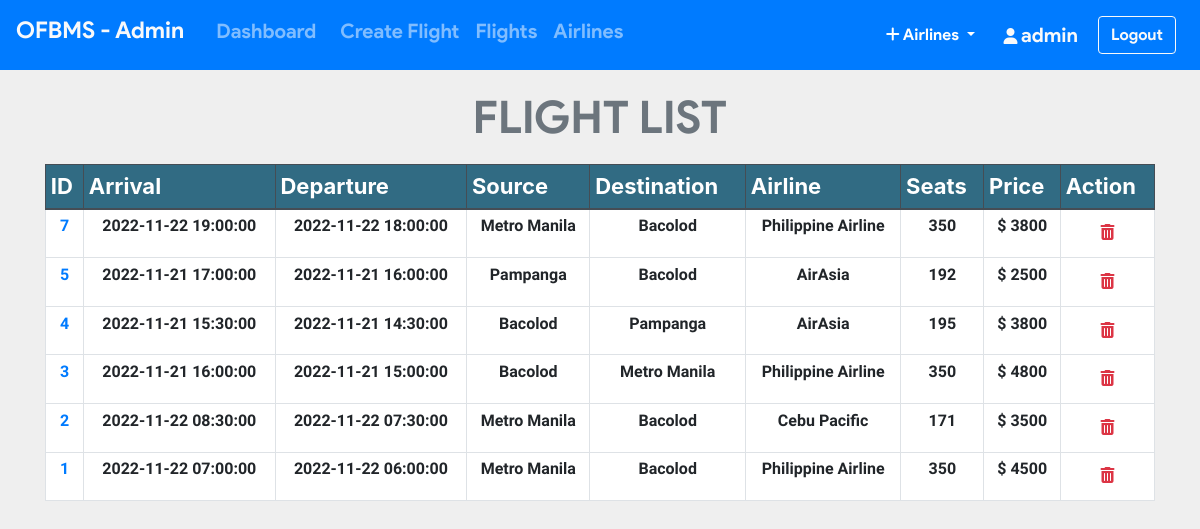
Page /admin/all_flights.php (signed in) on the earlier database version.
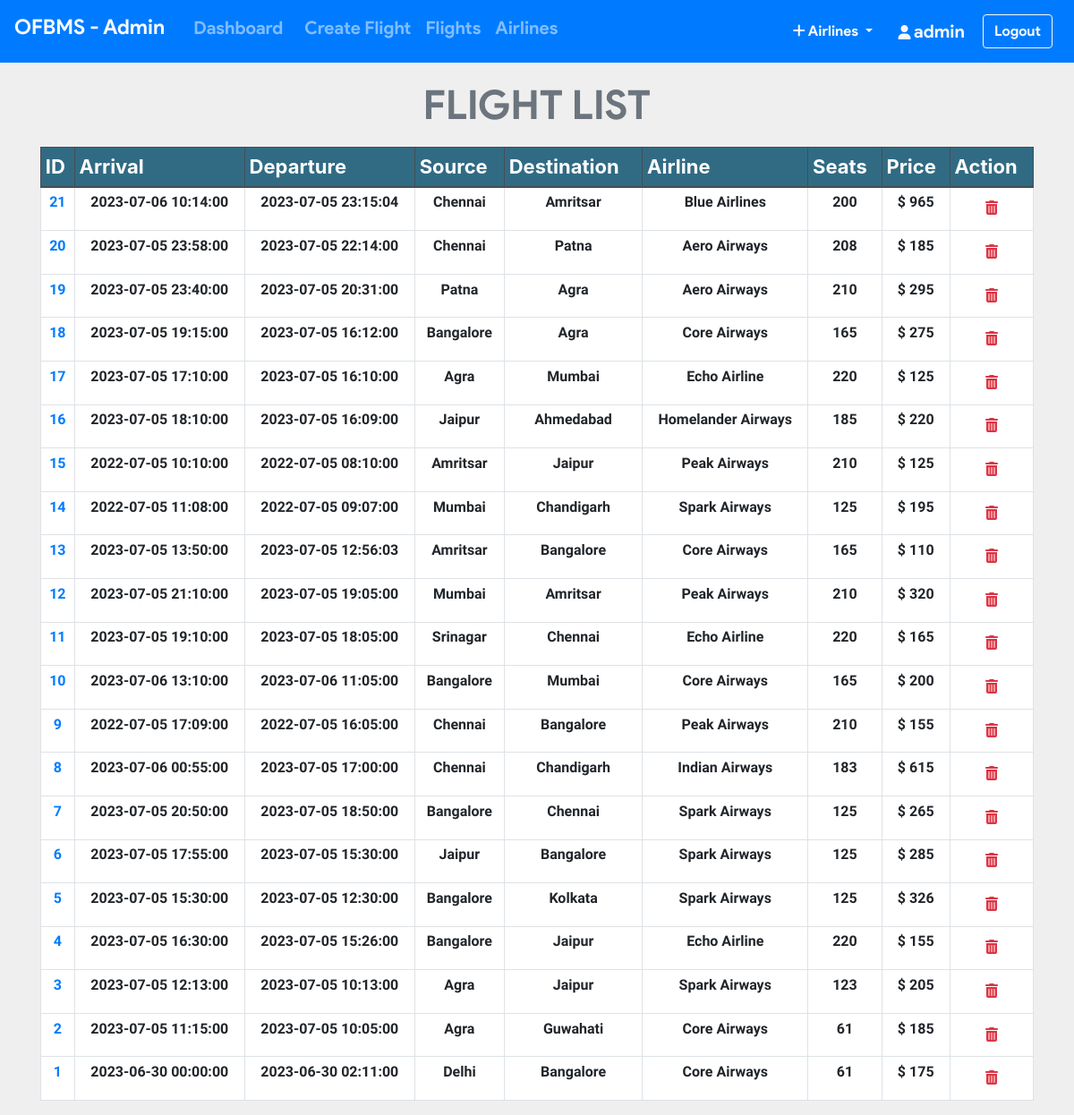
Same page on the later database version.
### tables this page shows
CREATE TABLE `flight` (
  `flight_id` int(11) NOT NULL,
  `admin_id` int(11) NOT NULL,
  `arrivale` datetime NOT NULL,
  `departure` datetime NOT NULL,
  `Destination` varchar(20) NOT NULL,
  `source` varchar(20) NOT NULL,
  `airline` varchar(20) NOT NULL,
  `Seats` varchar(110) NOT NULL,
  `duration` varchar(20) NOT NULL,
  `Price` int(11) NOT NULL,
  `status` varchar(6) DEFAULT NULL,
  `issue` varchar(50) DEFAULT NULL,
  `last_seat` varchar(5) DEFAULT '',
  `bus_seats` int(11) DEFAULT 20,
  `last_bus_seat` varchar(5) DEFAULT ''
);

### admin/all_flights.php (the view, shortened to what this page needs)
<?php include_once 'header.php'; ?>
<?php include_once 'footer.php';
require '../helpers/init_conn_db.php';?>
    <main>
        <?php if(isset($_SESSION['adminId'])) { ?>
          <div class="container-md mt-2">
            <h1 class="display-4 text-center text-secondary"
              >FLIGHT LIST</h1>
            <table class="table table-sm table-bordered">
              <thead class="thead-dark">
                <tr>
                  <th scope="col">ID</th>
                  <th scope="col">Arrival</th>
                  <th scope="col">Departure</th>
                  <th scope="col">Source</th>
                  <th scope="col">Destination</th>
                  <th scope="col">Airline</th>
                  <th scope="col">Seats</th>
                  <th scope="col">Price</th>
                  <th scope="col">Action</th>
                </tr>
              </thead>
              <tbody>
                <?php
                $sql = 'SELECT * FROM Flight ORDER BY flight_id DESC';
                $stmt = mysqli_stmt_init($conn);
                mysqli_stmt_prepare($stmt,$sql);
                mysqli_stmt_execute($stmt);
                $result = mysqli_stmt_get_result($stmt);
                while ($row = mysqli_fetch_assoc($result)) {
                  echo "
                  <tr class='text-center'>
                    <td scope='row'>
                      <a href='pass_list.php?flight_id=".$row['flight_id']."'>
                      ".$row['flight_id']." </a> </td>
                    <td>".$row['arrivale']."</td>
                    <td>".$row['departure']."</td>
                    <td>".$row['source']."</td>
                    <td>".$row['Destination']."</td>
                    <td>".$row['airline']."</td>
                    <td>".$row['Seats']."</td>
                    <td>$ ".$row['Price']."</td>
                    <td>
                    <form action='all_flights.php' method='post'>
                      <input name='flight_id' type='hidden' value=".$row['flight_id'].">
                      <button  class='btn' type='submit' name='del_flight'>
                      <i class='text-danger fa fa-trash'></i></button>
                    </form>
                    </td>
                  </tr>
                  ";
                }
                ?>
              </tbody>
            </table>
          </div>
        <?php } ?>
    </main>

Differences in the rows shown:
added flight: flight_id "21", arrivale "2023-07-06 10:14:00", departure "2023-07-05 23:15:04", source "Chennai", Destination "Amritsar", airline "Blue Airlines", Seats "200", Price "965"
added flight: flight_id "20", arrivale "2023-07-05 23:58:00", departure "2023-07-05 22:14:00", source "Chennai", Destination "Patna", airline "Aero Airways", Seats "208", Price "185"
added flight: flight_id "19", arrivale "2023-07-05 23:40:00", departure "2023-07-05 20:31:00", source "Patna", Destination "Agra", airline "Aero Airways", Seats "210", Price "295"
added flight: flight_id "18", arrivale "2023-07-05 19:15:00", departure "2023-07-05 16:12:00", source "Bangalore", Destination "Agra", airline "Core Airways", Seats "165", Price "275"
added flight: flight_id "17", arrivale "2023-07-05 17:10:00", departure "2023-07-05 16:10:00", source "Agra", Destination "Mumbai", airline "Echo Airline", Seats "220", Price "125"
added flight: flight_id "16", arrivale "2023-07-05 18:10:00", departure "2023-07-05 16:09:00", source "Jaipur", Destination "Ahmedabad", airline "Homelander Airways", Seats "185", Price "220"
added flight: flight_id "15", arrivale "2022-07-05 10:10:00", departure "2022-07-05 08:10:00", source "Amritsar", Destination "Jaipur", airline "Peak Airways", Seats "210", Price "125"
added flight: flight_id "14", arrivale "2022-07-05 11:08:00", departure "2022-07-05 09:07:00", source "Mumbai", Destination "Chandigarh", airline "Spark Airways", Seats "125", Price "195"
added flight: flight_id "13", arrivale "2023-07-05 13:50:00", departure "2023-07-05 12:56:03", source "Amritsar", Destination "Bangalore", airline "Core Airways", Seats "165", Price "110"
added flight: flight_id "12", arrivale "2023-07-05 21:10:00", departure "2023-07-05 19:05:00", source "Mumbai", Destination "Amritsar", airline "Peak Airways", Seats "210", Price "320"
added flight: flight_id "11", arrivale "2023-07-05 19:10:00", departure "2023-07-05 18:05:00", source "Srinagar", Destination "Chennai", airline "Echo Airline", Seats "220", Price "165"
added flight: flight_id "10", arrivale "2023-07-06 13:10:00", departure "2023-07-06 11:05:00", source "Bangalore", Destination "Mumbai", airline "Core Airways", Seats "165", Price "200"
added flight: flight_id "9", arrivale "2022-07-05 17:09:00", departure "2022-07-05 16:05:00", source "Chennai", Destination "Bangalore", airline "Peak Airways", Seats "210", Price "155"
added flight: flight_id "8", arrivale "2023-07-06 00:55:00", departure "2023-07-05 17:00:00", source "Chennai", Destination "Chandigarh", airline "Indian Airways", Seats "183", Price "615"
changed flight id 7: arrivale "2022-11-22 19:00:00" → "2023-07-05 20:50:00"; departure "2022-11-22 18:00:00" → "2023-07-05 18:50:00"; source "Metro Manila" → "Bangalore"; Destination "Bacolod" → "Chennai"; airline "Philippine Airline" → "Spark Airways"; Seats "350" → "125"; Price "3800" → "265"
added flight: flight_id "6", arrivale "2023-07-05 17:55:00", departure "2023-07-05 15:30:00", source "Jaipur", Destination "Bangalore", airline "Spark Airways", Seats "125", Price "285"
changed flight id 5: arrivale "2022-11-21 17:00:00" → "2023-07-05 15:30:00"; departure "2022-11-21 16:00:00" → "2023-07-05 12:30:00"; source "Pampanga" → "Bangalore"; Destination "Bacolod" → "Kolkata"; airline "AirAsia" → "Spark Airways"; Seats "192" → "125"; Price "2500" → "326"
changed flight id 4: arrivale "2022-11-21 15:30:00" → "2023-07-05 16:30:00"; departure "2022-11-21 14:30:00" → "2023-07-05 15:26:00"; source "Bacolod" → "Bangalore"; Destination "Pampanga" → "Jaipur"; airline "AirAsia" → "Echo Airline"; Seats "195" → "220"; Price "3800" → "155"
changed flight id 3: arrivale "2022-11-21 16:00:00" → "2023-07-05 12:13:00"; departure "2022-11-21 15:00:00" → "2023-07-05 10:13:00"; source "Bacolod" → "Agra"; Destination "Metro Manila" → "Jaipur"; airline "Philippine Airline" → "Spark Airways"; Seats "350" → "123"; Price "4800" → "205"
changed flight id 2: arrivale "2022-11-22 08:30:00" → "2023-07-05 11:15:00"; departure "2022-11-22 07:30:00" → "2023-07-05 10:05:00"; source "Metro Manila" → "Agra"; Destination "Bacolod" → "Guwahati"; airline "Cebu Pacific" → "Core Airways"; Seats "171" → "61"; Price "3500" → "185"
changed flight id 1: arrivale "2022-11-22 07:00:00" → "2023-06-30 00:00:00"; departure "2022-11-22 06:00:00" → "2023-06-30 02:11:00"; source "Metro Manila" → "Delhi"; Destination "Bacolod" → "Bangalore"; airline "Philippine Airline" → "Core Airways"; Seats "350" → "61"; Price "4500" → "175"
